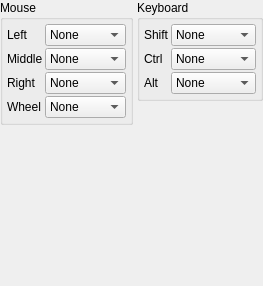
   <widget class="QWidget" name="InteractionPage" >
    <layout class="QVBoxLayout" >
     <property name="margin" >
      <number>0</number>
     </property>
     <property name="spacing" >
      <number>2</number>
     </property>
     <item>
      <layout class="QHBoxLayout" >
       <property name="margin" >
        <number>0</number>
       </property>
       <property name="spacing" >
        <number>4</number>
       </property>
       <item>
        <widget class="QGroupBox" name="MouseGroup" >
         <property name="sizePolicy" >
          <sizepolicy>
           <hsizetype>5</hsizetype>
           <vsizetype>1</vsizetype>
           <horstretch>0</horstretch>
           <verstretch>0</verstretch>
          </sizepolicy>
         </property>
         <property name="title" >
          <string>Mouse</string>
         </property>
         <layout class="QVBoxLayout" >
          <property name="margin" >
           <number>4</number>
          </property>
          <property name="spacing" >
           <number>4</number>
          </property>
          <item>
           <layout class="QGridLayout" >
            <property name="margin" >
             <number>0</number>
            </property>
            <property name="spacing" >
             <number>2</number>
            </property>
            <item row="2" column="0" >
             <widget class="QLabel" name="label_25" >
              <property name="text" >
               <string>Right</string>
              </property>
             </widget>
            </item>
            <item row="1" column="1" >
             <widget class="QComboBox" name="MiddleMouseCombo" >
              <property name="sizePolicy" >
               <sizepolicy>
                <hsizetype>7</hsizetype>
                <vsizetype>0</vsizetype>
                <horstretch>0</horstretch>
                <verstretch>0</verstretch>
               </sizepolicy>
              </property>
              <item>
               <property name="text" >
                <string>None</string>
               </property>
              </item>
              <item>
               <property name="text" >
                <string>Rotate</string>
               </property>
              </item>
              <item>
               <property name="text" >
                <string>Translate</string>
               </property>
              </item>
              <item>
               <property name="text" >
                <string>Interact</string>
               </property>
              </item>
              <item>
               <property name="text" >
                <string>Zoom</string>
               </property>
              </item>
              <item>
               <property name="text" >
                <string>Z-Rotate</string>
               </property>
              </item>
             </widget>
            </item>
            <item row="0" column="1" >
             <widget class="QComboBox" name="LeftMouseCombo" >
              <property name="sizePolicy" >
               <sizepolicy>
                <hsizetype>7</hsizetype>
                <vsizetype>0</vsizetype>
                <horstretch>0</horstretch>
                <verstretch>0</verstretch>
               </sizepolicy>
              </property>
              <item>
               <property name="text" >
                <string>None</string>
               </property>
              </item>
              <item>
               <property name="text" >
                <string>Rotate</string>
               </property>
              </item>
              <item>
               <property name="text" >
                <string>Translate</string>
               </property>
              </item>
              <item>
               <property name="text" >
                <string>Interact</string>
               </property>
              </item>
              <item>
               <property name="text" >
                <string>Zoom</string>
               </property>
              </item>
              <item>
               <property name="text" >
                <string>Z-Rotate</string>
               </property>
              </item>
             </widget>
            </item>
            <item row="1" column="0" >
             <widget class="QLabel" name="label_24" >
              <property name="text" >
               <string>Middle</string>
              </property>
             </widget>
            </item>
            <item row="0" column="0" >
             <widget class="QLabel" name="label_23" >
              <property name="text" >
               <string>Left</string>
              </property>
             </widget>
            </item>
            <item row="2" column="1" >
             <widget class="QComboBox" name="RightMouseCombo" >
              <property name="sizePolicy" >
               <sizepolicy>
                <hsizetype>7</hsizetype>
                <vsizetype>0</vsizetype>
                <horstretch>0</horstretch>
                <verstretch>0</verstretch>
               </sizepolicy>
              </property>
              <item>
               <property name="text" >
                <string>None</string>
               </property>
              </item>
              <item>
               <property name="text" >
                <string>Rotate</string>
               </property>
              </item>
              <item>
               <property name="text" >
                <string>Translate</string>
               </property>
              </item>
              <item>
               <property name="text" >
                <string>Interact</string>
               </property>
              </item>
              <item>
               <property name="text" >
                <string>Zoom</string>
               </property>
              </item>
              <item>
               <property name="text" >
                <string>Z-Rotate</string>
               </property>
              </item>
             </widget>
            </item>
            <item row="3" column="0" >
             <widget class="QLabel" name="label_29" >
              <property name="text" >
               <string>Wheel</string>
              </property>
             </widget>
            </item>
            <item row="3" column="1" >
             <widget class="QComboBox" name="WheelMouseCombo" >
              <property name="sizePolicy" >
               <sizepolicy>
                <hsizetype>7</hsizetype>
                <vsizetype>0</vsizetype>
                <horstretch>0</horstretch>
                <verstretch>0</verstretch>
               </sizepolicy>
              </property>
              <item>
               <property name="text" >
                <string>None</string>
               </property>
              </item>
              <item>
               <property name="text" >
                <string>Rotate</string>
               </property>
              </item>
              <item>
               <property name="text" >
                <string>Translate</string>
               </property>
              </item>
              <item>
               <property name="text" >
                <string>Interact</string>
               </property>
              </item>
              <item>
               <property name="text" >
                <string>Zoom</string>
               </property>
              </item>
              <item>
               <property name="text" >
                <string>Z-Rotate</string>
               </property>
              </item>
             </widget>
            </item>
           </layout>
          </item>
         </layout>
        </widget>
       </item>
       <item>
        <layout class="QVBoxLayout" >
         <property name="margin" >
          <number>0</number>
         </property>
         <property name="spacing" >
          <number>4</number>
         </property>
         <item>
          <widget class="QGroupBox" name="KeyboardGroup" >
           <property name="title" >
            <string>Keyboard</string>
           </property>
           <layout class="QVBoxLayout" >
            <property name="margin" >
             <number>4</number>
            </property>
            <property name="spacing" >
             <number>4</number>
            </property>
            <item>
             <layout class="QGridLayout" >
              <property name="margin" >
               <number>0</number>
              </property>
              <property name="spacing" >
               <number>2</number>
              </property>
              <item row="2" column="0" >
               <widget class="QLabel" name="label_32" >
                <property name="text" >
                 <string>Alt</string>
                </property>
               </widget>
              </item>
              <item row="0" column="0" >
               <widget class="QLabel" name="label_30" >
                <property name="text" >
                 <string>Shift</string>
                </property>
               </widget>
              </item>
              <item row="1" column="0" >
               <widget class="QLabel" name="label_31" >
                <property name="text" >
                 <string>Ctrl</string>
                </property>
               </widget>
              </item>
              <item row="0" column="1" >
               <widget class="QComboBox" name="ShiftButtonCombo" >
                <property name="sizePolicy" >
                 <sizepolicy>
                  <hsizetype>7</hsizetype>
                  <vsizetype>0</vsizetype>
                  <horstretch>0</horstretch>
                  <verstretch>0</verstretch>
                 </sizepolicy>
                </property>
                <item>
                 <property name="text" >
                  <string>None</string>
                 </property>
                </item>
                <item>
                 <property name="text" >
                  <string>Transform</string>
                 </property>
                </item>
                <item>
                 <property name="text" >
                  <string>Z-Rotate</string>
                 </property>
                </item>
               </widget>
              </item>
              <item row="1" column="1" >
               <widget class="QComboBox" name="CtrlButtonCombo" >
                <property name="sizePolicy" >
                 <sizepolicy>
                  <hsizetype>7</hsizetype>
                  <vsizetype>0</vsizetype>
                  <horstretch>0</horstretch>
                  <verstretch>0</verstretch>
                 </sizepolicy>
                </property>
                <item>
                 <property name="text" >
                  <string>None</string>
                 </property>
                </item>
                <item>
                 <property name="text" >
                  <string>Transform</string>
                 </property>
                </item>
                <item>
                 <property name="text" >
                  <string>Z-Rotate</string>
                 </property>
                </item>
               </widget>
              </item>
              <item row="2" column="1" >
               <widget class="QComboBox" name="AltButtonCombo" >
                <property name="sizePolicy" >
                 <sizepolicy>
                  <hsizetype>7</hsizetype>
                  <vsizetype>0</vsizetype>
                  <horstretch>0</horstretch>
                  <verstretch>0</verstretch>
                 </sizepolicy>
                </property>
                <item>
                 <property name="text" >
                  <string>None</string>
                 </property>
                </item>
                <item>
                 <property name="text" >
                  <string>Transform</string>
                 </property>
                </item>
                <item>
                 <property name="text" >
                  <string>Z-Rotate</string>
                 </property>
                </item>
               </widget>
              </item>
             </layout>
            </item>
           </layout>
          </widget>
         </item>
         <item>
          <spacer>
           <property name="orientation" >
            <enum>Qt::Vertical</enum>
           </property>
           <property name="sizeHint" >
            <size>
             <width>20</width>
             <height>20</height>
            </size>
           </property>
          </spacer>
         </item>
        </layout>
       </item>
      </layout>
     </item>
     <item>
      <spacer>
       <property name="orientation" >
        <enum>Qt::Vertical</enum>
       </property>
       <property name="sizeHint" >
        <size>
         <width>20</width>
         <height>40</height>
        </size>
       </property>
      </spacer>
     </item>
     <item>
      <spacer>
       <property name="orientation" >
        <enum>Qt::Vertical</enum>
       </property>
       <property name="sizeHint" >
        <size>
         <width>20</width>
         <height>121</height>
        </size>
       </property>
      </spacer>
     </item>
    </layout>
   </widget>
